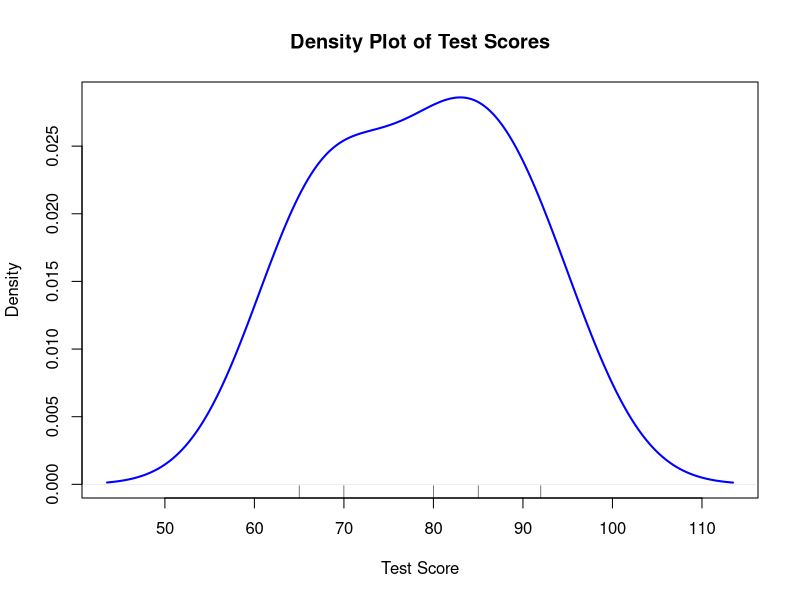

The R source for this figure:
# Create Dataset
student <- data.frame(
  Test_Score = c(85,70,92,80,65)
)

# Density Plot
plot(
  density(student$Test_Score),
  col = "blue",
  lwd = 2,
  main = "Density Plot of Test Scores",
  xlab = "Test Score",
  ylab = "Density"
)

# Rug Plot
rug(student$Test_Score)
